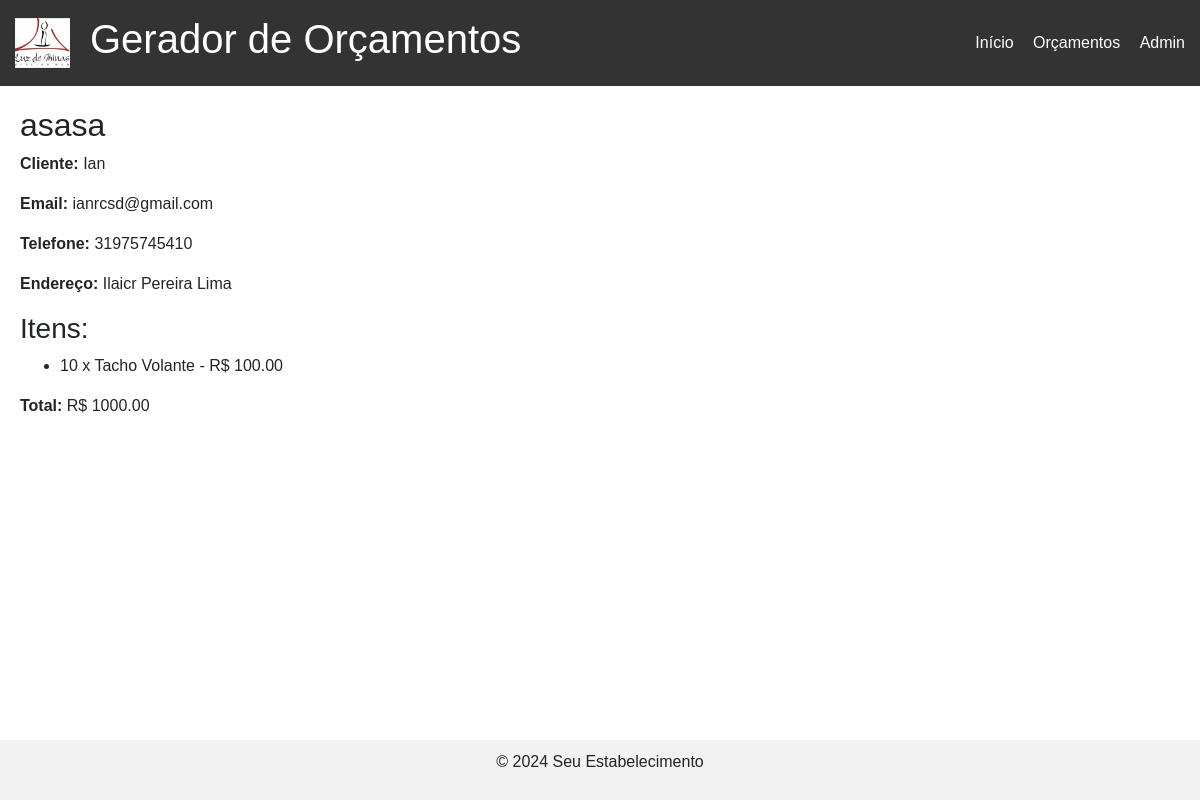
The page /orcamentos/2/ (signed in) on the database its author committed.
### orcamentos/models.py (models this page shows, shortened)
class Orcamento(models.Model):
    cliente = models.ForeignKey(Cliente, on_delete=models.CASCADE)
    data_criacao = models.DateTimeField(auto_now_add=True)
    titulo = models.CharField(max_length=200)
    produtos_servicos = models.ManyToManyField(ProdutoServico, through="OrcamentoItem")

class Cliente(models.Model):
    nome = models.CharField(max_length=100)
    email = models.EmailField()
    telefone = models.CharField(max_length=20)
    endereco = models.TextField()

class OrcamentoItem(models.Model):
    orcamento = models.ForeignKey(Orcamento, on_delete=models.CASCADE)
    produto_servico = models.ForeignKey(ProdutoServico, on_delete=models.CASCADE)
    quantidade = models.PositiveIntegerField(default=1)

class ProdutoServico(models.Model):
    TIPO_CHOICES = [
        ("Produto", "Produto"),
        ("Serviço", "Serviço"),
    ]
    nome = models.CharField(max_length=100)
    descricao = models.TextField()
    preco = models.DecimalField(max_digits=10, decimal_places=2)
    tipo = models.CharField(max_length=10, choices=TIPO_CHOICES)

### orcamentos/views.py (the view)
# urls.py: path("orcamentos/<int:pk>/", views.detalhe_orcamento, name="detalhe_orcamento"),
@login_required
def detalhe_orcamento(request, pk):
    orcamento = get_object_or_404(Orcamento, id=pk)
    total = sum(
        item.quantidade * item.produto_servico.preco
        for item in orcamento.orcamentoitem_set.all()
    )
    return render(
        request,
        "orcamentos/detalhe_orcamento.html",
        {"orcamento": orcamento, "total": total},
    )

### orcamentos/templates/orcamentos/detalhe_orcamento.html
{% extends 'orcamentos/base.html' %}
{% load custom_filters %}
{% block content %}
    <h2>{{ orcamento.titulo }}</h2>
    <p><strong>Cliente:</strong> {{ orcamento.cliente.nome }}</p>
    <p><strong>Email:</strong> {{ orcamento.cliente.email }}</p>
    <p><strong>Telefone:</strong> {{ orcamento.cliente.telefone }}</p>
    <p><strong>Endereço:</strong> {{ orcamento.cliente.endereco }}</p>
    <h3>Itens:</h3>
    <ul>
        {% for item in orcamento.orcamentoitem_set.all %}
            <li>{{ item.quantidade }} x {{ item.produto_servico.nome }} - R$ {{ item.produto_servico.preco }}</li>
        {% endfor %}
    </ul>
    <p><strong>Total:</strong> R$ {{ total }}</p>
{% endblock %}

### orcamentos/static/orcamentos/css/styles.css (style rules this page uses)
body { font-family: Arial, sans-serif; margin: 0; padding: 0; }

### rows shown on the page
Orcamento: titulo "asasa", cliente.nome "Ian", cliente.email "ianrcsd@gmail.com", cliente.telefone "31975745410", cliente.endereco "Ilaicr Pereira Lima"
OrcamentoItem: quantidade "10", produto_servico.nome "Tacho Volante", produto_servico.preco "100.00"

### other values the page prints
{{ total }} "1000.00"
